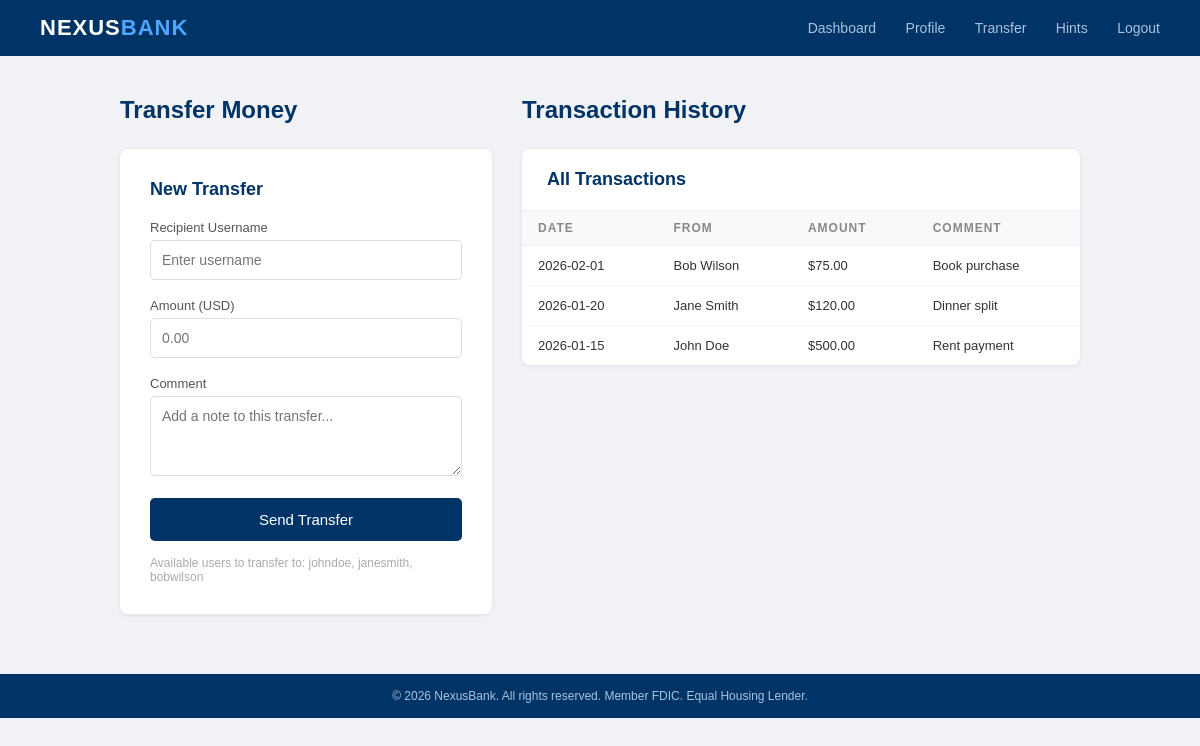
/transfer (signed in), run on the app's committed database.
### tables this page shows
CREATE TABLE transactions (
    id INTEGER PRIMARY KEY,
    from_user INTEGER,
    to_user INTEGER,
    amount REAL,
    comment TEXT,
    date TEXT
);

CREATE TABLE users (
    id INTEGER PRIMARY KEY,
    username TEXT,
    password TEXT,
    full_name TEXT,
    email TEXT,
    phone TEXT,
    address TEXT,
    ssn TEXT,
    balance REAL,
    role TEXT
);

### nexusbank/app.py (the view, shortened to what this page needs)
@app.route('/transfer', methods=['GET', 'POST'])
def transfer():
    if 'user_id' not in session:
        return redirect(url_for('login'))
    conn = get_db()
    c = conn.cursor()
    c.execute("""
        SELECT t.id, t.amount, t.comment, t.date, u.full_name
        FROM transactions t
        JOIN users u ON t.from_user = u.id
        ORDER BY t.date DESC
    """)
    transactions = c.fetchall()
    conn.close()
    return render_template('transfer.html', transactions=transactions)

### nexusbank/app.py (called while the page is built)
def get_db():
    base_dir = os.path.dirname(os.path.abspath(__file__))
    db_path = os.path.join(base_dir, 'nexusbank.db')
    conn = sqlite3.connect(db_path)
    return conn

### nexusbank/templates/transfer.html (shortened to what this page needs)
<!DOCTYPE html>
<html lang="en">
<head>
</head>
<body>
    <header>
        <div class="bank-logo">NEXUS<span>BANK</span></div>
        <nav>
            <a href="/dashboard">Dashboard</a>
            <a href="/profile">Profile</a>
            <a href="/transfer">Transfer</a>
            <a href="/hints">Hints</a>
            <a href="/logout">Logout</a>
        </nav>
    </header>
    <div class="container">
        <div>
            <h2>Transfer Money</h2>
            <div class="transfer-form">
                <h3>New Transfer</h3>
                <form method="POST">
                    <label>Recipient Username</label>
                    <input type="text" name="to_username" placeholder="Enter username" required/>
                    <label>Amount (USD)</label>
                    <input type="number" name="amount" placeholder="0.00" step="0.01" min="0.01" required/>
                    <label>Comment</label>
                    <textarea name="comment" placeholder="Add a note to this transfer..."></textarea>
                    <button type="submit">Send Transfer</button>
                </form>
                <p class="note">Available users to transfer to: johndoe, janesmith, bobwilson</p>
            </div>
        </div>
        <div>
            <h2>Transaction History</h2>
            <div class="history">
                <h3>All Transactions</h3>
                <table>
                    <tr>
                        <th>Date</th>
                        <th>From</th>
                        <th>Amount</th>
                        <th>Comment</th>
                    </tr>
                    {% for t in transactions %}
                    <tr>
                        <td>{{ t[3] }}</td>
                        <td>{{ t[4] }}</td>
                        <td>${{ "%.2f"|format(t[1]) }}</td>
                        <td>{{ t[2] | safe }}</td>
                    </tr>
                    {% endfor %}
                </table>
            </div>
        </div>
    </div>
    <footer>
        &copy; 2026 NexusBank. All rights reserved. Member FDIC. Equal Housing Lender.
    </footer>
</body>
</html>

### nexusbank/templates/transfer.html (style rules this page uses)
* { margin: 0; padding: 0; box-sizing: border-box; }
body { font-family: Arial, sans-serif; background: #f0f2f5; min-height: 100vh; }
header { background: #003366; padding: 15px 40px; display: flex; justify-content: space-between; align-items: center; }
.bank-logo { color: white; font-size: 22px; font-weight: bold; letter-spacing: 1px; }
.bank-logo span { color: #4da6ff; }
nav a { color: #aac4e0; text-decoration: none; margin-left: 25px; font-size: 14px; }
.container { max-width: 1000px; margin: 40px auto; padding: 0 20px; display: grid; grid-template-columns: 1fr 1.5fr; gap: 30px; }
h2 { font-size: 24px; color: #003366; margin-bottom: 25px; }
.transfer-form { background: white; border-radius: 8px; box-shadow: 0 1px 4px rgba(0,0,0,0.08); padding: 30px; }
.transfer-form h3 { font-size: 18px; color: #003366; margin-bottom: 20px; }
label { font-size: 13px; color: #555; display: block; margin-bottom: 5px; }
input, textarea { width: 100%; padding: 11px; margin-bottom: 18px; border: 1px solid #ddd; border-radius: 5px; font-size: 14px; font-family: Arial, sans-serif; }
textarea { resize: vertical; height: 80px; }
button { width: 100%; padding: 13px; background: #003366; color: white; border: none; border-radius: 5px; font-size: 15px; cursor: pointer; }
.history { background: white; border-radius: 8px; box-shadow: 0 1px 4px rgba(0,0,0,0.08); overflow: hidden; }
.history h3 { font-size: 18px; color: #003366; padding: 20px 25px; border-bottom: 1px solid #eee; }
table { width: 100%; border-collapse: collapse; }
th { background: #f8f9fa; padding: 10px 16px; text-align: left; font-size: 12px; color: #888; text-transform: uppercase; letter-spacing: 1px; border-bottom: 1px solid #eee; }
td { padding: 12px 16px; font-size: 13px; color: #333; border-bottom: 1px solid #f5f5f5; vertical-align: top; }
tr:last-child td { border-bottom: none; }
.note { font-size: 12px; color: #aaa; margin-top: 15px; }
footer { background: #003366; color: #aac4e0; text-align: center; padding: 15px; font-size: 12px; margin-top: 60px; }

### data on the page
transactions: date "2026-02-01", full_name "Bob Wilson", amount "75.00", comment "Book purchase"
transactions: date "2026-01-20", full_name "Jane Smith", amount "120.00", comment "Dinner split"
transactions: date "2026-01-15", full_name "John Doe", amount "500.00", comment "Rent payment"
